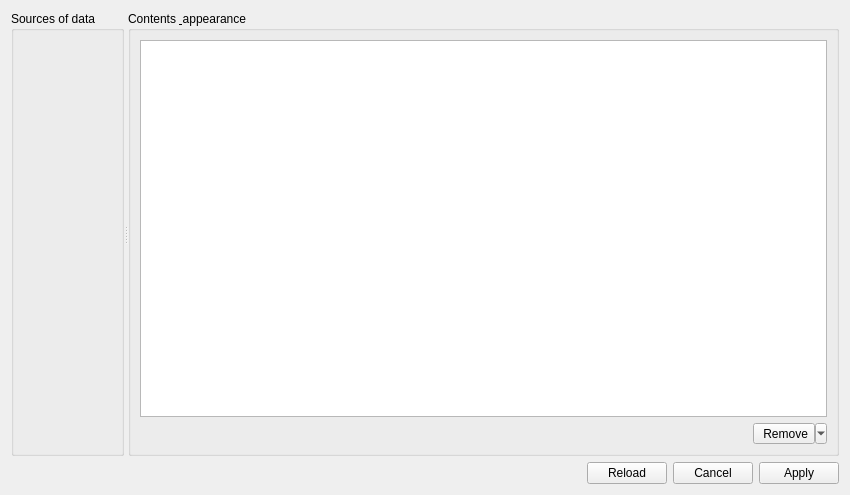
<?xml version="1.0" encoding="UTF-8"?>
<ui version="4.0">
 <class>TaurusItemConfDlg</class>
 <widget class="QWidget" name="TaurusItemConfDlg">
  <property name="geometry">
   <rect>
    <x>0</x>
    <y>0</y>
    <width>850</width>
    <height>495</height>
   </rect>
  </property>
  <property name="windowTitle">
   <string>Form</string>
  </property>
  <layout class="QGridLayout" name="gridLayout">
   <item row="0" column="0">
    <widget class="QSplitter" name="splitter">
     <property name="orientation">
      <enum>Qt::Horizontal</enum>
     </property>
     <widget class="QGroupBox" name="groupBox_2">
      <property name="title">
       <string>Sources of data</string>
      </property>
      <layout class="QVBoxLayout" name="verticalLayout_5">
       <item>
        <layout class="QVBoxLayout" name="verticalLayout"/>
       </item>
      </layout>
     </widget>
     <widget class="QGroupBox" name="groupBox_3">
      <property name="title">
       <string>Contents &amp; appearance</string>
      </property>
      <layout class="QVBoxLayout" name="verticalLayout_7">
       <item>
        <layout class="QVBoxLayout" name="verticalLayout_4">
         <item>
          <widget class="QTableView" name="curvesTable">
           <property name="minimumSize">
            <size>
             <width>400</width>
             <height>0</height>
            </size>
           </property>
           <property name="contextMenuPolicy">
            <enum>Qt::CustomContextMenu</enum>
           </property>
           <property name="dragDropMode">
            <enum>QAbstractItemView::DragDrop</enum>
           </property>
          </widget>
         </item>
         <item>
          <layout class="QHBoxLayout" name="horizontalLayout_2">
           <item>
            <spacer name="horizontalSpacer">
             <property name="orientation">
              <enum>Qt::Horizontal</enum>
             </property>
             <property name="sizeHint" stdset="0">
              <size>
               <width>40</width>
               <height>20</height>
              </size>
             </property>
            </spacer>
           </item>
           <item>
            <widget class="QToolButton" name="removeCurvesBT">
             <property name="contextMenuPolicy">
              <enum>Qt::NoContextMenu</enum>
             </property>
             <property name="text">
              <string> Remove</string>
             </property>
             <property name="popupMode">
              <enum>QToolButton::MenuButtonPopup</enum>
             </property>
             <property name="toolButtonStyle">
              <enum>Qt::ToolButtonTextBesideIcon</enum>
             </property>
            </widget>
           </item>
          </layout>
         </item>
        </layout>
       </item>
      </layout>
     </widget>
    </widget>
   </item>
   <item row="1" column="0">
    <layout class="QHBoxLayout" name="horizontalLayout_3">
     <item>
      <spacer name="horizontalSpacer_2">
       <property name="orientation">
        <enum>Qt::Horizontal</enum>
       </property>
       <property name="sizeHint" stdset="0">
        <size>
         <width>40</width>
         <height>20</height>
        </size>
       </property>
      </spacer>
     </item>
     <item>
      <widget class="QPushButton" name="reloadBT">
       <property name="text">
        <string>Reload</string>
       </property>
      </widget>
     </item>
     <item>
      <widget class="QPushButton" name="cancelBT">
       <property name="text">
        <string>Cancel</string>
       </property>
      </widget>
     </item>
     <item>
      <widget class="QPushButton" name="applyBT">
       <property name="text">
        <string>Apply</string>
       </property>
      </widget>
     </item>
    </layout>
   </item>
  </layout>
 </widget>
 <resources/>
 <connections/>
</ui>
